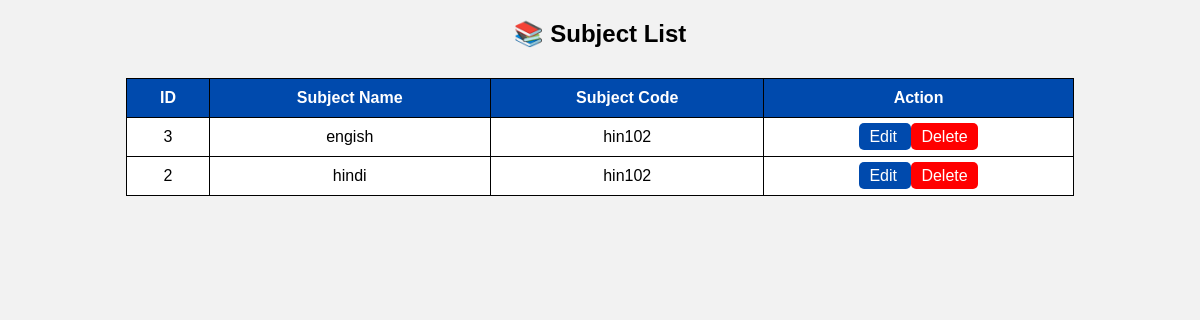
The page /view-subject.php on the database its author committed.
### tables this page shows
CREATE TABLE `subjects` (
  `id` int(11) NOT NULL,
  `subject_name` varchar(100) DEFAULT NULL,
  `subject_code` varchar(50) DEFAULT NULL
);

### view-subject.php (the view, shortened to what this page needs)
<?php
include "connection.php";
$result = mysqli_query($conn,"SELECT * FROM subjects ORDER BY id DESC");
?>
<!DOCTYPE html>
<html>
<head>
</head>
<body>
<h2 align="center">📚 Subject List</h2>
<table>
<tr>
<th>ID</th>
<th>Subject Name</th>
<th>Subject Code</th>
<th>Action</th>
</tr>
<?php
while($row=mysqli_fetch_assoc($result))
{
?>
<tr>
<td>
<?php echo $row['id']; ?>
</td>
<td>
<?php echo $row['subject_name']; ?>
</td>
<td>
<?php echo $row['subject_code']; ?>
</td>
<td>
<a href="edit-subject.php?id=<?php echo $row['id']; ?>">
Edit
</a>
<a class="delete" href="delete-subject.php?id=<?php echo $row['id']; ?>">
Delete
</a>
</td>
</tr>
<?php
}
?>
</table>
</body>
</html>

### view-subject.php (style rules this page uses)
body { font-family:Arial; background:#f2f2f2; }
table { width:80%; margin:30px auto; border-collapse:collapse; background:white; }
th,td { border:1px solid black; padding:10px; text-align:center; }
th { background:#004aad; color:white; }
a { text-decoration:none; padding:5px 10px; background:#004aad; color:white; border-radius:5px; }
.delete { background:red; }

### rows shown on the page
subjects: id "3", subject_name "engish", subject_code "hin102"
subjects: id "2", subject_name "hindi", subject_code "hin102"
